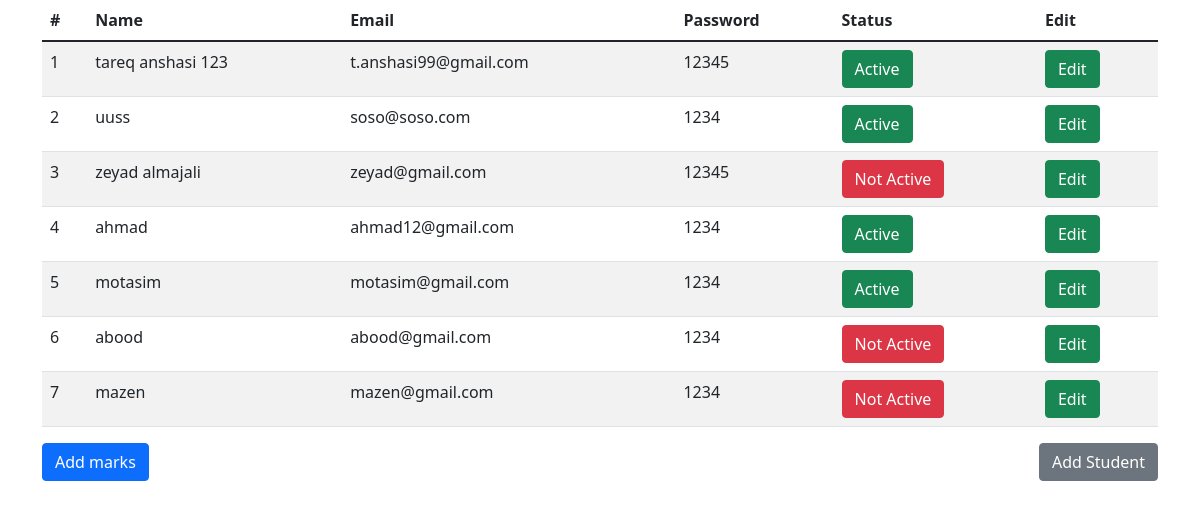
The app's page /admin/admin_home.php (signed in) with its own data.
### tables this page shows
CREATE TABLE `users` (
  `user_id` int(11) NOT NULL,
  `user_name` varchar(255) NOT NULL,
  `user_email` varchar(255) NOT NULL,
  `user_password` varchar(255) NOT NULL,
  `status` varchar(255) NOT NULL
);

### admin/admin_home.php (the view, shortened to what this page needs)
<?php
include "../config.php";
?>
<!DOCTYPE html>
<html lang="en">
<head>
    <link rel="stylesheet" href="../css/all.min.css">
    <link rel="stylesheet" href="../css/bootstrap.min.css">
</head>
<body>
    <div class="container">
        <table class="table table-striped justify-content-center mt-auto">
            <thead>
                <tr>
                    <th scope="col">#</th>
                    <th scope="col">Name</th>
                    <th scope="col">Email</th>
                    <th scope="col">Password</th>
                    <th scope="col">Status</th>
                    <th scope="col">Edit</th>
                </tr>
            </thead>
            <tbody>
                <?php
                $sql = "SELECT * FROM `users`";
                $result = mysqli_query($conn, $sql);
                while ($info = mysqli_fetch_assoc($result)) {
                    $status = $info['status'];
                ?>
                    <tr id="<?php echo $info['user_id'] ?>">
                        <td> <?php echo $info["user_id"]; ?></td>
                        <td data-target="userName"> <?php echo $info["user_name"]; ?></td>
                        <td data-target="userEmail"> <?php echo $info["user_email"]; ?></td>
                        <td data-target="userPass"> <?php echo $info["user_password"]; ?></td>
                        <td id="status<?= $info['user_id'] ?>">
                            <?php
                            if ($status == 1) {
                            ?>
                                <button onclick="change_status(<?= $info['user_id'] ?>)" type="button" class="btn btn-success">Active</button>
                            <?php
                            } else {
                            ?>
                                <button onclick="change_status(<?= $info['user_id'] ?>)" type="button" class="btn btn-danger">Not Active</button>
                            <?php
                            }
                            ?>
                        </td>
                        <td> <a href="#" data-role="update" data-id="<?php echo $info['user_id'] ?>" class="btn btn-success">Edit</a><br>
                        </td>
                    </tr>
                <?php
                }
                ?>
            </tbody>
        </table>
        <div class="buttons">
            <button id="btn-mark" class="btn btn-primary">Add marks</button>
            <button id="btn-add-std" class="btn btn-secondary">Add Student</button>
        </div>
    </div>
</body>
</html>

### admin/admin_home.php (style rules this page uses)
.buttons { justify-content: space-between; display: flex; }

### records on screen
users: user_id "1", user_name "tareq anshasi 123", user_email "t.anshasi99@gmail.com", user_password "12345"
users: user_id "2", user_name "uuss", user_email "soso@soso.com", user_password "1234"
users: user_id "3", user_name "zeyad almajali", user_email "zeyad@gmail.com", user_password "12345"
users: user_id "4", user_name "ahmad", user_email "ahmad12@gmail.com", user_password "1234"
users: user_id "5", user_name "motasim", user_email "motasim@gmail.com", user_password "1234"
users: user_id "6", user_name "abood", user_email "abood@gmail.com", user_password "1234"
users: user_id "7", user_name "mazen", user_email "mazen@gmail.com", user_password "1234"
